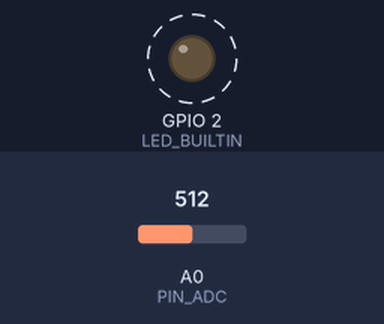
Simulated run of this program. Board: ESP8266 (Wemos D1 mini). Shown: output pins drawn as LEDs (lit = HIGH, except the on-board LED, lit = LOW). Dashed ring = blinking. The inputs (shaded band) are chosen by the test bench; at power-on: A0 (PIN_ADC) = 512. WiFi joins after 1.5 s; servers stay silent unless stated; the local clock reads 2024-03-15 10:24:30 at power-on unless the program sets it; no MQTT or app messages arrive unless stated; not simulated (calls return 0 or success): secrets.h; what the program prints to the serial monitor is not drawn.

Above: at 3.9 s.
Timing chart, 0 to 7.4 s (numbered marks = the images above):
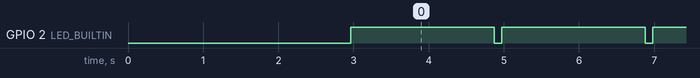

The program:

main.cpp
```cpp
#include <Arduino.h>

#define PIN_ADC (A0)

#include <ESP8266WiFi.h>
#include <PubSubClient.h>

WiFiClient wifiClient;
PubSubClient mqttClient(wifiClient);

#include <secrets.h>

// uptime calculation
#include <uptime.h>
Uptime uptime;

// Statistics Helper-Class
#include <circularbuffer.h>
Circularbuffer rawSeries(60U);

// Temperature sensor calculation
#include <sensor.h>
Sensor tempSensor;

// Flow control, basic task scheduler
#define SCHEDULER_MAIN_LOOP_MS (10) // ms
uint32_t counterBase = 0;
uint32_t counter300s = 0;
uint32_t counter30s = 0;
uint32_t counter1h = 0;
uint32_t initStage = 0;

uint32_t uptimeSeconds = 0;

char byteBuffer[100];
char textBuffer[100];

void ICACHE_RAM_ATTR onTimerISR()
{
  uptimeSeconds++;
  timer1_write(312500U); // 1s
}

void setup()
{
  // LED output
  pinMode(LED_BUILTIN, OUTPUT);
  digitalWrite(LED_BUILTIN, LOW); // turn on during boot
  initStage++;

  // Setup serial connection for debugging
  Serial.begin(115200U);
  delay(500);
  Serial.println();
  Serial.println("[  INIT  ] Begin");
  initStage++;

  //Initialize uptime calculation
  timer1_attachInterrupt(onTimerISR);
  timer1_enable(TIM_DIV256, TIM_EDGE, TIM_SINGLE);
  timer1_write(312500U); // 1s
  initStage++;

  //connect to your local wi-fi network
  Serial.printf("[  INIT  ] Connecting to Wifi '%s'", secrets.wifiSsid);
  WiFi.softAPdisconnect(true);  // make sure to disable the AP-mode
  delay(100);
  WiFi.begin(secrets.wifiSsid, secrets.wifiPassword);

  //check wi-fi is connected to wi-fi network
  int retries = 5;
  while (WiFi.status() != WL_CONNECTED)
  {
    delay(1000);
    Serial.print(".");
    retries--;
    if (retries <= 0)
    {
      ESP.restart();
    }
  }
  Serial.print(" connected!");
  Serial.print(" (IP=");
  Serial.print(WiFi.localIP());
  Serial.println(")");
  initStage++;

  // Clock setup
  Serial.println("[  INIT  ] Clock synchronization");
  configTime(0, 0, secrets.ntpServer);
  delay(200); // wait for ntp-sync

  // set timezone and DST
  setenv("TZ", "CET-1CEST,M3.5.0,M10.5.0", 1); //"Europe/Berlin"  from: http://www.famschmid.net/timezones.html
  tzset();                                     // Assign the local timezone from setenv

  tm *tm = uptime.getTime();
  Serial.printf("[  INIT  ] Current time is: %02d.%02d.%04d %02d:%02d:%02d\n", tm->tm_mday, tm->tm_mon, tm->tm_year + 1900, tm->tm_hour, tm->tm_min, tm->tm_sec);
  initStage++;

  Serial.print("[  INIT  ] Connecting to MQTT-Server... ");
  mqttClient.setServer(secrets.mqttServer, 1883);
  Serial.println("ok");
  initStage++;

  Serial.printf("[  INIT  ] Completed at stage %u\n\n", initStage);
}

void reconnect()
{
  Serial.print("[  MQTT  ] Attempting MQTT connection... ");
  if (mqttClient.connect(WiFi.hostname().c_str()))
  {
    Serial.println("connected");
  }
  else
  {
    Serial.print("failed, rc=");
    Serial.print(mqttClient.state());
  }
}

void loop()
{
  // 100ms Tasks
  if (!(counterBase % (100L / SCHEDULER_MAIN_LOOP_MS)))
  {
    digitalWrite(LED_BUILTIN, HIGH); // regularly turn off LED
    mqttClient.loop();
  }

  // 500ms Tasks
  if (!(counterBase % (500L / SCHEDULER_MAIN_LOOP_MS)))
  {
    rawSeries.push(analogRead(PIN_ADC));
  }

  // 2s Tasks
  if (!(counterBase % (2000L / SCHEDULER_MAIN_LOOP_MS)))
  {
    // turn on LED to indicate alive
    digitalWrite(LED_BUILTIN, LOW);
  }

  // 30s Tasks
  if (!(counterBase % (30000L / SCHEDULER_MAIN_LOOP_MS)))
  {
    Serial.printf("[ STATUS ] Free: %u KiB (%u KiB)  Uptime: %us\n",
                  ESP.getFreeHeap() / 1024,
                  ESP.getMaxFreeBlockSize() / 1024,
                  uptimeSeconds);

    if (!mqttClient.connected())
    {
      reconnect();
    }

    if (counter30s > 0)
    {
      float mean = rawSeries.mean();
      float temp = tempSensor.modelRawToCelsius(mean);

      snprintf(textBuffer, sizeof(textBuffer), "{\"raw\": %.1f, \"value\": %.1f, \"timestamp\": %u, \"unit\": \"\u00b0C\"}", mean, temp, uptime.getSeconds());
      mqttClient.publish("home/out/temp", textBuffer, true);

      snprintf(textBuffer, sizeof(textBuffer), "%.1f", temp);
      mqttClient.publish("home/out/temp/value", textBuffer, true);
    }
    counter30s++;
  }

  // 300s Tasks
  if (!(counterBase % (300000L / SCHEDULER_MAIN_LOOP_MS)))
  {
    counter300s++;
  }

  // 1h Tasks
  if (!(counterBase % (3600000L / SCHEDULER_MAIN_LOOP_MS)))
  {
    counter1h++;
  }

  delay(SCHEDULER_MAIN_LOOP_MS);
  counterBase++;
}
```

Measured:
- by itself, GPIO 2 (LED_BUILTIN): alternates HIGH for 1.9 s and LOW for 0.10 s
